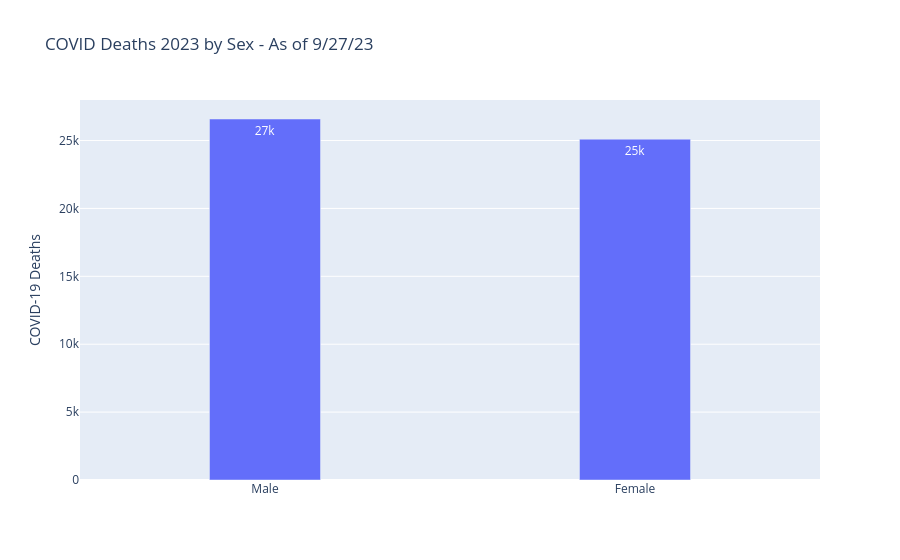

The notebook cell this image was saved under:
### Code cell
covid_deaths_by_sex = (
    df
    .filter(
        pl.col('State') == 'United States',
        pl.col('Year') == 2023,
        pl.col('Age Group') == 'All Ages',
        pl.col('Sex') != 'All Sexes'
    )
    .group_by('Sex')
    .agg(pl.col('COVID-19 Deaths').sum())
    .sort(by='COVID-19 Deaths', descending=True)
    .head()
)

fig = px.bar(
    covid_deaths_by_sex, 
    x='Sex', 
    y='COVID-19 Deaths', 
    title='COVID Deaths 2023 by Sex - As of 9/27/23',
    text_auto='.2s'
)

fig.update_layout(xaxis_title=None)
fig.update_traces(width = 0.3, textfont_size=12, textangle=0, textposition='inside')
fig.show()

### Figure 1 — Plotly figure (JSON) as saved in the notebook; plotly's stock layout.template omitted (floating-point values rounded to 4 significant figures)
{"data": [{"hovertemplate": "Sex=%{x}<br>COVID-19 Deaths=%{y}<extra></extra>", "legendgroup": "", "marker": {"color": "#636efa", "pattern": {"shape": ""}}, "name": "", "orientation": "v", "showlegend": false, "textangle": 0, "textfont": {"size": 12}, "textposition": "inside", "texttemplate": "%{y:.2s}", "type": "bar", "width": 0.3, "x": ["Male", "Female"], "xaxis": "x", "y": [26585, 25099], "yaxis": "y"}], "layout": {"barmode": "relative", "legend": {"tracegroupgap": 0}, "title": {"text": "COVID Deaths 2023 by Sex - As of 9/27/23"}, "xaxis": {"anchor": "y", "domain": [0, 1], "title": {}}, "yaxis": {"anchor": "x", "domain": [0, 1], "title": {"text": "COVID-19 Deaths"}}}}
